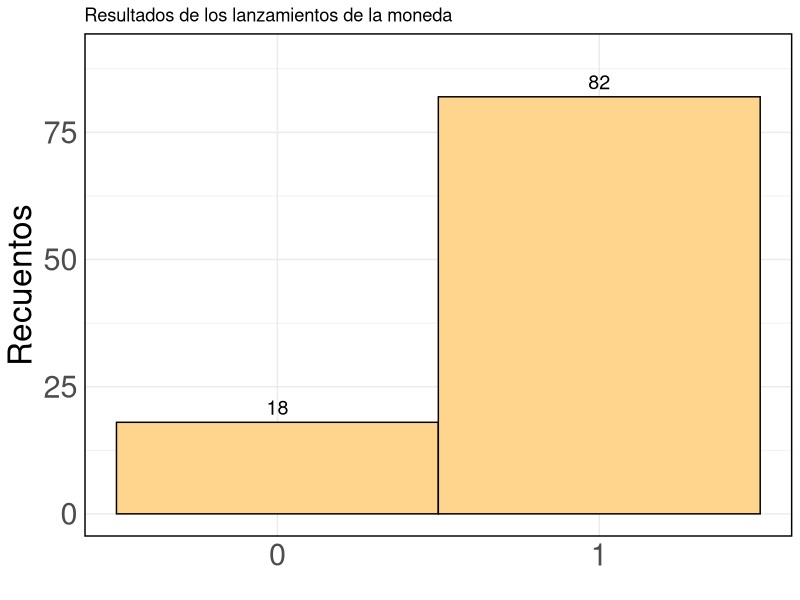
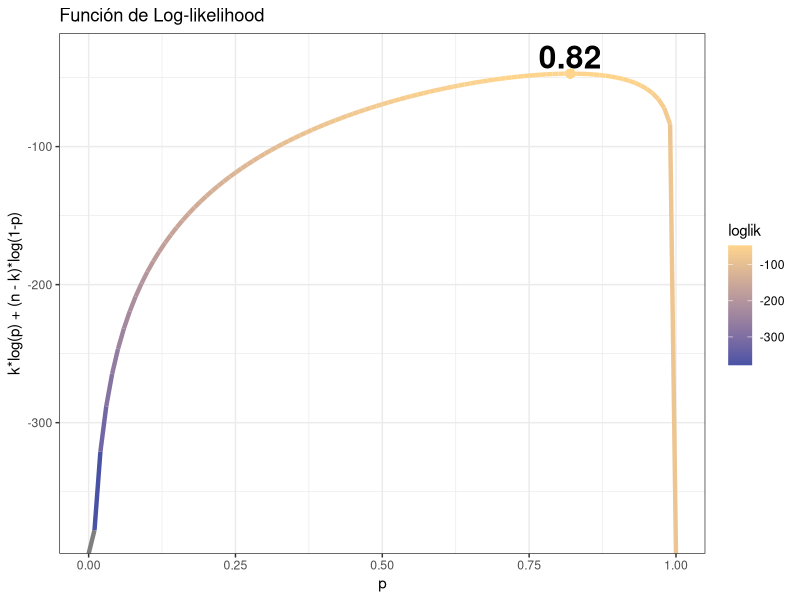

Recreate these plots in R, in order.
## ---- chunk 1
library("tidyverse")
set.seed(481)

data_coins <- data.frame(X = rbinom(n=100, size=1, prob=0.8))

data_coins %>% 
  ggplot(aes(x=factor(X))) + 
    geom_bar(aes(fill=factor(X)), width = 1, color = "black") + 
    geom_text(aes(label=..count.., y = ..count..), stat='count', vjust=-0.5, size = 5) + 
    scale_fill_manual(values = c("#FFD58D", "#FFD58D")) + 
    labs(y="Recuentos", x="", title="Resultados de los lanzamientos de la moneda") +
    guides(fill=FALSE) + 
    ylim(0,90) +
    theme_minimal() +
    theme(
      axis.text.y = element_text(size = 22),
      axis.text.x = element_text(size = 22),
      axis.title.y = element_text(size = 24),
      panel.border = element_rect(color = "black", fill = NA, linewidth = 1)
    )
## ---- chunk 2
# Función de likelihood
likelihood <- function(p, n, k) {
  L = p^k * (1-p)^(n-k)
  return(L)
}

# Función de log-likelihood
ll <- function(p, n, k) {
  ell = k * log(p) + (n - k) * log(1-p)
  return(ell)
}

# Evaluar las funciones de likelihood y log-likelihood para algunos valores arbitrarios
likelihood(p=0.1, n=100, k=82)
ll(p=0.1, n=100, k=82)

likelihood(p=0.7, n=100, k=82)
ll(p=0.7, n=100, k=82)
## ---- chunk 3
# Evaluar la función de log-likelihood para un rango de valores de p
espacio_parametros <- tibble(p=seq(0,1,by=0.01)) %>%
  mutate(loglik = ll(p, n=100, k=82))

espacio_parametros

# Encontrar el valor de p que maximiza la función de log-likelihood
p_optimo <- espacio_parametros[which.max(espacio_parametros$loglik),]
p_optimo
## ---- chunk 4
espacio_parametros %>%
  ggplot(aes(x=p, y=loglik)) + 
  geom_line(aes(color=loglik), size=1.5) + 
  geom_point(aes(x=p_optimo$p, y=p_optimo$loglik), size=2.5, color="#FFD58D") +
  scale_color_gradient(low = "#4953A6", high = "#FFD58D") + 
  labs(title="Función de Log-likelihood", x="p", y="k*log(p) + (n - k)*log(1-p)") +
  annotate(geom="text", x=p_optimo$p, y=-35, label='bold("0.82")', color="black", parse=TRUE, size=8) +
  theme(
    axis.text.y = element_text(size = 22),
    axis.text.x = element_text(size = 22),
    axis.title.y = element_text(size = 24),
    axis.title.x = element_text(size = 24),
    title=element_text(size = 24),
    legend.text = element_text(size = 18),
    legend.position="bottom"
  ) + theme_bw()
